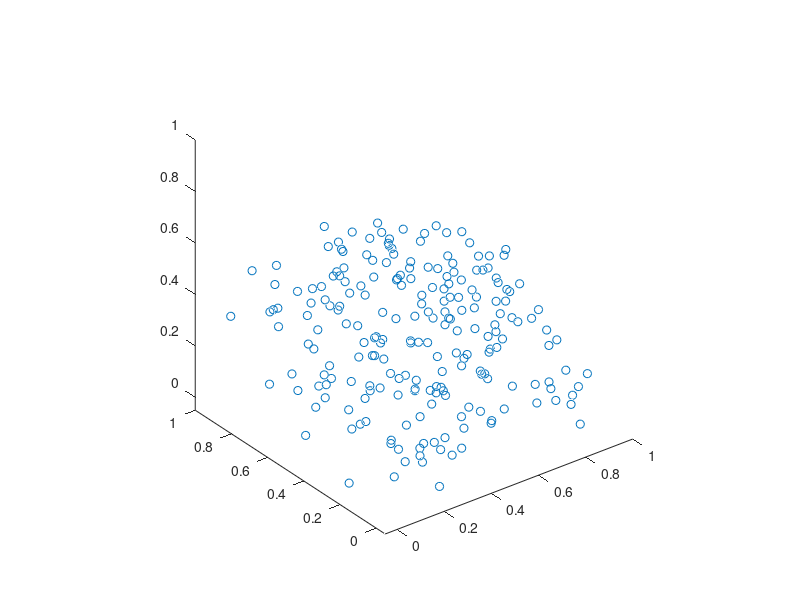

Reproduce this figure in MATLAB.

r = abs(rand(1600,1));
theta = 2*pi*rand(1600,1);
u = rand(1600,1);
phi = acos(1-2*u);

x = cbrt(r).*cos(theta).*sin(phi);
y = cbrt(r).*sin(theta).*sin(phi);
z = cbrt(r).*cos(phi);

Graph = [];
for i=1:1600
  if x(i)>=0 && y(i)>=0 && z(i)>=0
    Graph = [Graph; x(i) y(i) z(i)];
  endif
endfor

x = Graph(:,1);
y = Graph(:,2);
z = Graph(:,3);

fprintf('There are %d points in the first octant.\n',length(x))

figure
plot3(x,y,z,'o')
xlim([-.05 1])
ylim([-.05 1])
zlim([-.05 1])
pbaspect([1 1 1])
